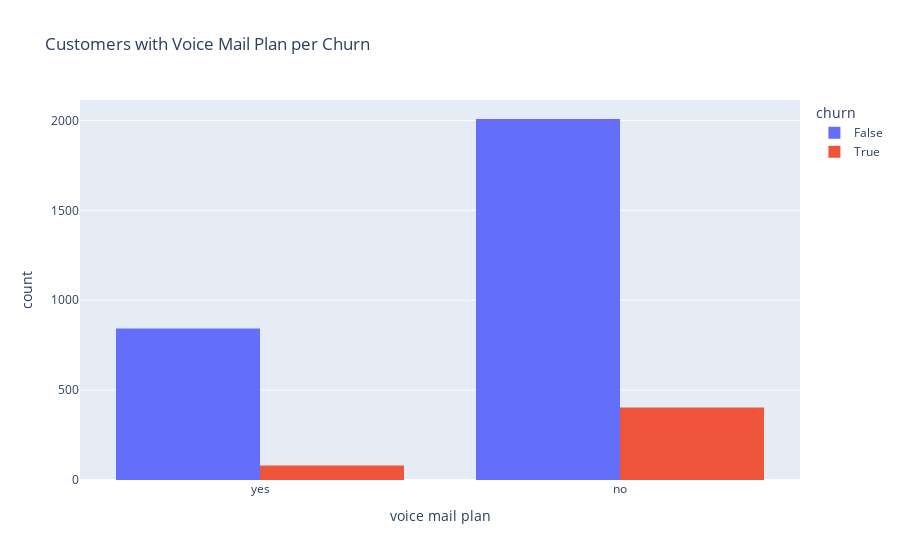

Write notebook code for a chart like this one.
### Markdown cell above
this may indicate that custmers are disastifie with the international plan

### Code cell
# checking voice mail plan


fig=px.histogram(df,x='voice mail plan',color='churn',barmode='group',title='Customers with Voice Mail Plan per Churn')
fig.show()

### Figure 1 — Plotly figure (JSON) as saved in the notebook; plotly's stock layout.template omitted (floating-point values rounded to 4 significant figures; data arrays with more than 128 entries replaced by an {"elided": "..."} marker saying what was removed)
{"data": [{"alignmentgroup": "True", "bingroup": "x", "hovertemplate": "churn=False<br>voice mail plan=%{x}<br>count=%{y}<extra></extra>", "legendgroup": "False", "marker": {"color": "#636efa", "pattern": {"shape": ""}}, "name": "False", "offsetgroup": "False", "orientation": "v", "showlegend": true, "type": "histogram", "x": {"elided": "2850 str values"}, "xaxis": "x", "yaxis": "y"}, {"alignmentgroup": "True", "bingroup": "x", "hovertemplate": "churn=True<br>voice mail plan=%{x}<br>count=%{y}<extra></extra>", "legendgroup": "True", "marker": {"color": "#EF553B", "pattern": {"shape": ""}}, "name": "True", "offsetgroup": "True", "orientation": "v", "showlegend": true, "type": "histogram", "x": {"elided": "483 str values"}, "xaxis": "x", "yaxis": "y"}], "layout": {"barmode": "group", "legend": {"title": {"text": "churn"}, "tracegroupgap": 0}, "title": {"text": "Customers with Voice Mail Plan per Churn"}, "xaxis": {"anchor": "y", "domain": [0, 1], "title": {"text": "voice mail plan"}}, "yaxis": {"anchor": "x", "domain": [0, 1], "title": {"text": "count"}}}}
